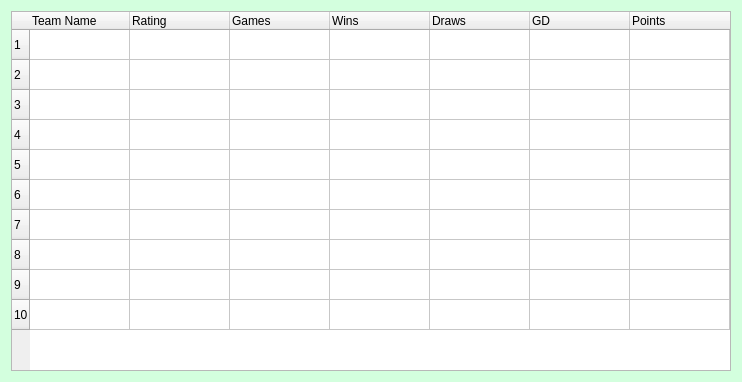
<?xml version="1.0" encoding="UTF-8"?>
<ui version="4.0">
 <class>HoF</class>
 <widget class="QDialog" name="HoF">
  <property name="geometry">
   <rect>
    <x>0</x>
    <y>0</y>
    <width>742</width>
    <height>382</height>
   </rect>
  </property>
  <property name="windowTitle">
   <string>Hall of Fame</string>
  </property>
  <property name="windowIcon">
   <iconset>
    <normaloff>assets/images/ball.ico</normaloff>assets/images/ball.ico</iconset>
  </property>
  <property name="styleSheet">
   <string notr="true">QDialog{
background-color:rgb(211, 255, 222);
}</string>
  </property>
  <layout class="QVBoxLayout" name="verticalLayout">
   <item>
    <widget class="QTableWidget" name="HallofFame">
     <property name="maximumSize">
      <size>
       <width>800</width>
       <height>480</height>
      </size>
     </property>
     <property name="styleSheet">
      <string notr="true">QTableWidget{
background-color:qlineargradient(x1: 0, y1: 0, x2: 0.5, y2: 0.5,
                                stop: 0 #FF92BB, stop: 1 white);
}</string>
     </property>
     <row>
      <property name="text">
       <string>1</string>
      </property>
     </row>
     <row>
      <property name="text">
       <string>2</string>
      </property>
     </row>
     <row>
      <property name="text">
       <string>3</string>
      </property>
     </row>
     <row>
      <property name="text">
       <string>4</string>
      </property>
     </row>
     <row>
      <property name="text">
       <string>5</string>
      </property>
     </row>
     <row>
      <property name="text">
       <string>6</string>
      </property>
     </row>
     <row>
      <property name="text">
       <string>7</string>
      </property>
     </row>
     <row>
      <property name="text">
       <string>8</string>
      </property>
     </row>
     <row>
      <property name="text">
       <string>9</string>
      </property>
     </row>
     <row>
      <property name="text">
       <string>10</string>
      </property>
     </row>
     <column>
      <property name="text">
       <string>Team Name</string>
      </property>
      <property name="textAlignment">
       <set>AlignLeading|AlignVCenter</set>
      </property>
     </column>
     <column>
      <property name="text">
       <string>Rating</string>
      </property>
      <property name="textAlignment">
       <set>AlignLeading|AlignVCenter</set>
      </property>
     </column>
     <column>
      <property name="text">
       <string>Games</string>
      </property>
      <property name="textAlignment">
       <set>AlignLeading|AlignVCenter</set>
      </property>
     </column>
     <column>
      <property name="text">
       <string>Wins</string>
      </property>
      <property name="textAlignment">
       <set>AlignLeading|AlignVCenter</set>
      </property>
     </column>
     <column>
      <property name="text">
       <string>Draws</string>
      </property>
      <property name="textAlignment">
       <set>AlignLeading|AlignVCenter</set>
      </property>
     </column>
     <column>
      <property name="text">
       <string>GD</string>
      </property>
      <property name="textAlignment">
       <set>AlignLeading|AlignVCenter</set>
      </property>
     </column>
     <column>
      <property name="text">
       <string>Points</string>
      </property>
      <property name="textAlignment">
       <set>AlignLeading|AlignVCenter</set>
      </property>
     </column>
    </widget>
   </item>
  </layout>
 </widget>
 <resources/>
 <connections/>
</ui>
